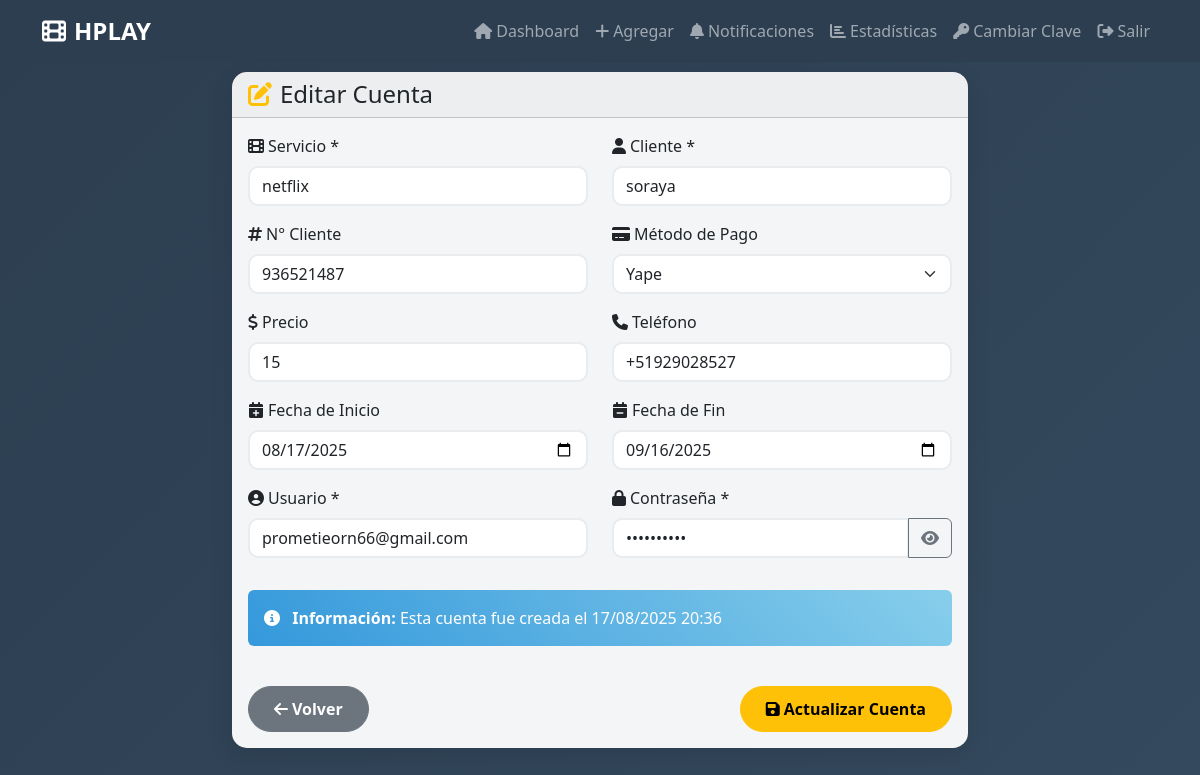
The page /editar_cuenta/1 (signed in) on the database its author committed.
### app.py (models this page shows)
class Cuenta(db.Model):
    id = db.Column(db.Integer, primary_key=True)
    servicio = db.Column(db.String(100), nullable=False)
    cliente = db.Column(db.String(100), nullable=False)
    num_cliente = db.Column(db.String(50))
    metodo = db.Column(db.String(50))
    precio = db.Column(db.String(50))
    telefono = db.Column(db.String(20))
    fecha_inicio = db.Column(db.String(20))
    fecha_fin = db.Column(db.String(20))
    usuario = db.Column(db.String(100), nullable=False)
    password = db.Column(db.String(100), nullable=False)
    vencida = db.Column(db.Boolean, default=False)
    fecha_creacion = db.Column(db.DateTime, default=datetime.utcnow)

### app.py (the view, shortened to what this page needs)
@app.route('/editar_cuenta/<int:id>', methods=['GET', 'POST'])
def editar_cuenta(id):
    if 'user_id' not in session:
        return redirect(url_for('login'))
    cuenta = Cuenta.query.get_or_404(id)
    return render_template('editar_cuenta.html', cuenta=cuenta)

### web_app/templates/editar_cuenta.html (shortened to what this page needs)
{% extends "base.html" %}
{% block content %}
<div class="container">
    <div class="row justify-content-center">
        <div class="col-12 col-lg-8">
            <div class="card">
                <div class="card-header">
                    <h4 class="mb-0">
                        <i class="fas fa-edit me-2 text-warning"></i>Editar Cuenta
                    </h4>
                </div>
                <div class="card-body">
                    <form method="POST" class="needs-validation" novalidate>
                        <div class="row">
                            <div class="col-md-6 mb-3">
                                <label for="servicio" class="form-label">
                                    <i class="fas fa-film me-1"></i>Servicio *
                                </label>
                                <input type="text" class="form-control" id="servicio" name="servicio"
                                       value="{{ cuenta.servicio }}" required placeholder="Netflix, Disney+, etc.">
                            </div>
                            <div class="col-md-6 mb-3">
                                <label for="cliente" class="form-label">
                                    <i class="fas fa-user me-1"></i>Cliente *
                                </label>
                                <input type="text" class="form-control" id="cliente" name="cliente"
                                       value="{{ cuenta.cliente }}" required placeholder="Nombre del cliente">
                            </div>
                            <div class="col-md-6 mb-3">
                                <label for="num_cliente" class="form-label">
                                    <i class="fas fa-hashtag me-1"></i>N° Cliente
                                </label>
                                <input type="text" class="form-control" id="num_cliente" name="num_cliente"
                                       value="{{ cuenta.num_cliente or '' }}" placeholder="Número de cliente">
                            </div>
                            <div class="col-md-6 mb-3">
                                <label for="metodo" class="form-label">
                                    <i class="fas fa-credit-card me-1"></i>Método de Pago
                                </label>
                                <select class="form-select" id="metodo" name="metodo">
                                    <option value="Yape" {% if cuenta.metodo == 'Yape' %}selected{% endif %}>Yape</option>
                                </select>
                            </div>
                            <div class="col-md-6 mb-3">
                                <label for="precio" class="form-label">
                                    <i class="fas fa-dollar-sign me-1"></i>Precio
                                </label>
                                <input type="text" class="form-control" id="precio" name="precio"
                                       value="{{ cuenta.precio or '' }}" placeholder="S/. 0.00">
                            </div>
                            <div class="col-md-6 mb-3">
                                <label for="telefono" class="form-label">
                                    <i class="fas fa-phone me-1"></i>Teléfono
                                </label>
                                <input type="tel" class="form-control" id="telefono" name="telefono"
                                       value="{{ cuenta.telefono or '' }}" placeholder="+51 999 999 999">
                            </div>
                            <div class="col-md-6 mb-3">
                                <label for="fecha_inicio" class="form-label">
                                    <i class="fas fa-calendar-plus me-1"></i>Fecha de Inicio
                                </label>
                                <input type="date" class="form-control" id="fecha_inicio" name="fecha_inicio"
                                       value="{{ cuenta.fecha_inicio or '' }}">
                            </div>
                            <div class="col-md-6 mb-3">
                                <label for="fecha_fin" class="form-label">
                                    <i class="fas fa-calendar-minus me-1"></i>Fecha de Fin
                                </label>
                                <input type="date" class="form-control" id="fecha_fin" name="fecha_fin"
                                       value="{{ cuenta.fecha_fin or '' }}">
                            </div>
                            <div class="col-md-6 mb-3">
                                <label for="usuario" class="form-label">
                                    <i class="fas fa-user-circle me-1"></i>Usuario *
                                </label>
                                <input type="text" class="form-control" id="usuario" name="usuario"
                                       value="{{ cuenta.usuario }}" required placeholder="Usuario de la cuenta">
                            </div>
                            <div class="col-md-6 mb-3">
                                <label for="password" class="form-label">
                                    <i class="fas fa-lock me-1"></i>Contraseña *
                                </label>
                                <div class="input-group">
                                    <input type="password" class="form-control" id="password" name="password"
                                           value="{{ cuenta.password }}" required placeholder="Contraseña de la cuenta">
                                    <button class="btn btn-outline-secondary" type="button" id="togglePassword">
                                        <i class="fas fa-eye"></i>
                                    </button>
                                </div>
                            </div>
                        </div>
                        <div class="row mt-3">
                            <div class="col-12">
                                <div class="alert alert-info">
                                    <i class="fas fa-info-circle me-2"></i>
                                    <strong>Información:</strong> Esta cuenta fue creada el {{ cuenta.fecha_creacion.strftime('%d/%m/%Y %H:%M') if cuenta.fecha_creacion else 'Fecha no disponible' }}
                                </div>
                            </div>
                        </div>
                        <div class="row mt-4">
                            <div class="col-12 d-flex justify-content-between">
                                <a href="{{ url_for('dashboard') }}" class="btn btn-secondary btn-hplay">
                                    <i class="fas fa-arrow-left me-1"></i>Volver
                                </a>
                                <button type="submit" class="btn btn-warning btn-hplay">
                                    <i class="fas fa-save me-1"></i>Actualizar Cuenta
                                </button>
                            </div>
                        </div>
                    </form>
                </div>
            </div>
        </div>
    </div>
</div>
{% endblock %}

### web_app/templates/base.html (style rules this page uses)
:root { --hplay-primary: #2c3e50; --hplay-secondary: #34495e; --hplay-accent: #3498db; --hplay-success: #27ae60; --hplay-warning: #f39c12; --hplay-danger: #e74c3c; }
body { background: linear-gradient(135deg, var(--hplay-primary) 0%, var(--hplay-secondary) 100%); min-height: 100vh; font-family: 'Segoe UI', Tahoma, Geneva, Verdana, sans-serif; }
.card { border: none; border-radius: 15px; box-shadow: 0 8px 25px rgba(0,0,0,0.1); backdrop-filter: blur(10px); background: rgba(255,255,255,0.95); }
.btn-hplay { border-radius: 25px; padding: 10px 25px; font-weight: 600; transition: all 0.3s ease; }

### web_app/templates/editar_cuenta.html (style rules this page uses)
.form-control, .form-select { border-radius: 10px; border: 2px solid #e9ecef; transition: all 0.3s ease; }
.btn-hplay { min-width: 120px; }
.alert-info { background: linear-gradient(45deg, var(--hplay-accent), #87CEEB); border: none; color: white; }

### rows shown on the page
Cuenta: servicio "netflix", cliente "soraya", num_cliente "936521487", metodo "Yape", precio "15", telefono "+51929028527", fecha_inicio "08/17/2025", fecha_fin "09/16/2025", usuario "prometieorn66@gmail.com", fecha_creacion "17/08/2025 20:36"
